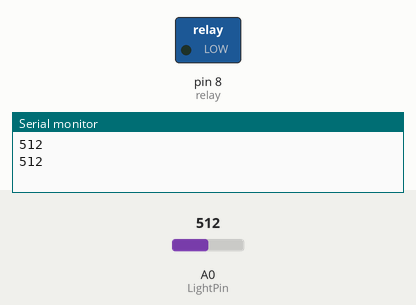
A sketch run on a simulated Arduino Uno, built with avr-gcc and run on an emulated ATmega328P. Parts: switched loads named in the sketch (green lamp = pin HIGH), the last lines printed to the serial monitor. The test bench sets the inputs (shaded band); at power-on: A0 (LightPin) = 512.

Above: at 1.2 s.
1.3 s: A0 (LightPin) set to 893
3.2 s: A0 (LightPin) set to 909
At 5.2 s:
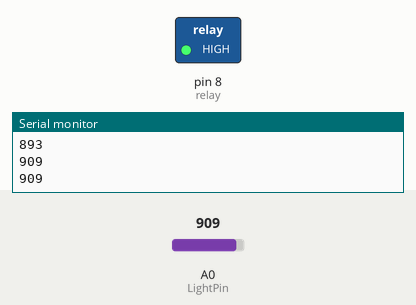
5.5 s: A0 (LightPin) set to 900
At 6.9 s:
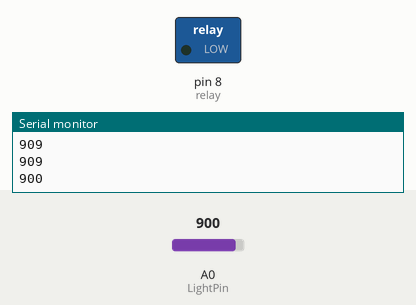
7.5 s: A0 (LightPin) set to 1023
At 8.4 s:
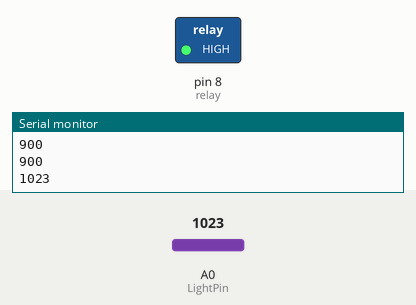
Timing chart, 0 to 10.5 s (numbered marks = the images above; inputs shaded):
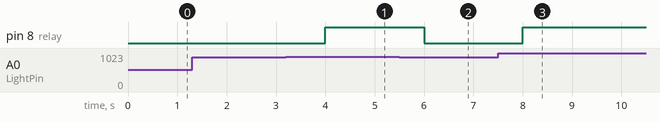

The sketch:

relay.ino
```cpp
int LightPin = 0;
int Light = 900;
int relay=8;
void setup()
{
  Serial.begin(9600);
  pinMode(8, OUTPUT);
}

void loop()
{
  Serial.println(analogRead(LightPin));
  if(analogRead(LightPin) >Light)
  {
    digitalWrite(relay, HIGH);
  }
  else
  {
    digitalWrite(relay, LOW);
  }
  delay(1000);
}
```

Measured:
- the behaviour switches between 900 and 901 on A0 (LightPin) (found by bisection; images 0 and 1)
- after the input at 3.2 s, pin 8 (relay): LOW → HIGH after 0.80 s
- after the input at 5.5 s, pin 8 (relay): HIGH → LOW after 0.50 s
- after the input at 7.5 s, pin 8 (relay): LOW → HIGH after 0.50 s
